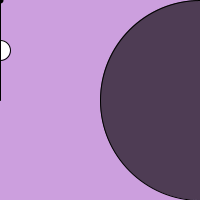
Frame 1 (no input)
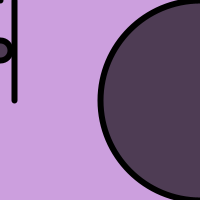
Frame 60 (the mouse pressed at the canvas centre just before this capture)
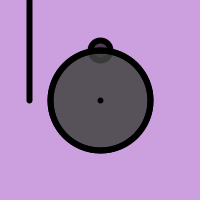
Frame 120 (the mouse held since frame 60 and released just before this capture)

The Processing sketch that drew these frames (run headless with seeded random() and noise(); from frame 60 on, the mouse is pressed at the canvas centre):

// Processing sketch: Erokerixak06UP
// ── Erokerixak06UP.pde
float x = 0.0;

void setup(){
  size(200,200);
}

void draw(){
  background(204,159,222, 189);
  if ( x < 80) {
    if ( x < 40){
      ellipse(mouseX,50,20,20);
    } else {
      ellipse(mouseY*3, mouseX,60,60);
    }
  } else {
    rect(20,20,60,mouseY);
  }
  line(x,0,x,100);
  x += 0.25;
  frameRate(13);
  println(mouseX + ": " + mouseY);
  float x = mouseX;
  float y = mouseY;
  float ix = width - mouseX;
  float iy = width - mouseY;
  fill(244, 160);
  ellipse(x, height/2, y, y);
  fill(0, 158);
  ellipse(ix, height/2, iy, iy);
  strokeWeight(6);
  line(mouseX, mouseY, pmouseX, pmouseY);
  
  
}
